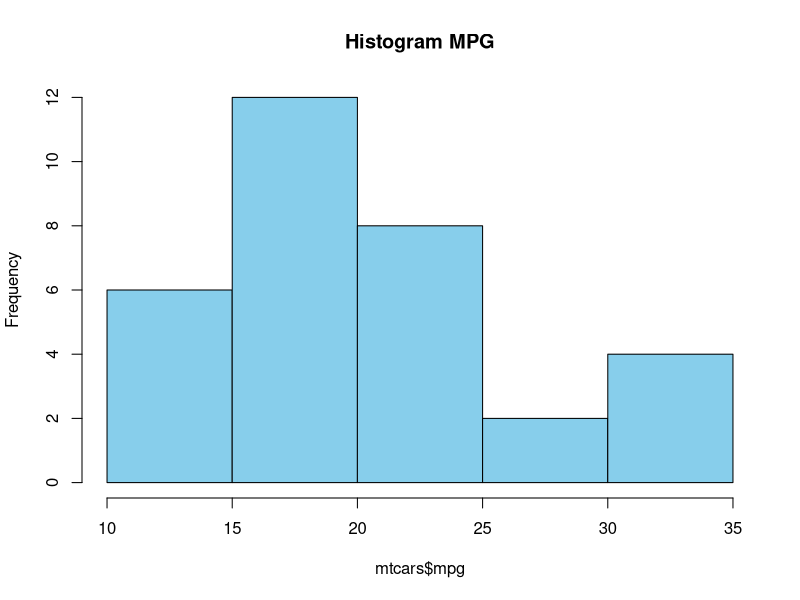

Write the R code that produced this figure.
# 📈 day03_plot_hist.R
png("hist_mpg.png")
hist(mtcars$mpg, main = "Histogram MPG", col = "skyblue")
dev.off()
cat("🖼️ Đã lưu hist_mpg.png\n")
